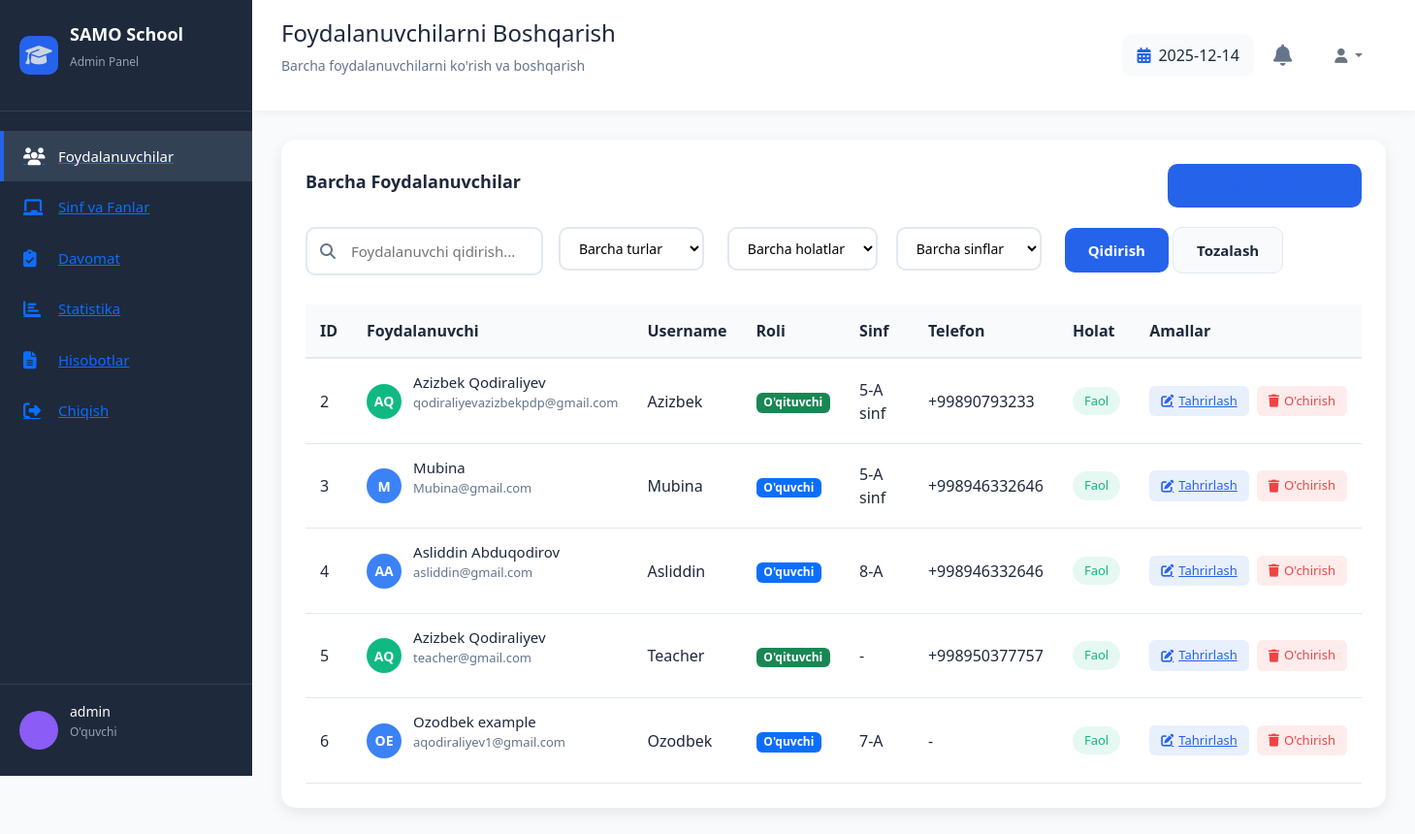
The app's page /users/ (signed in), older data.
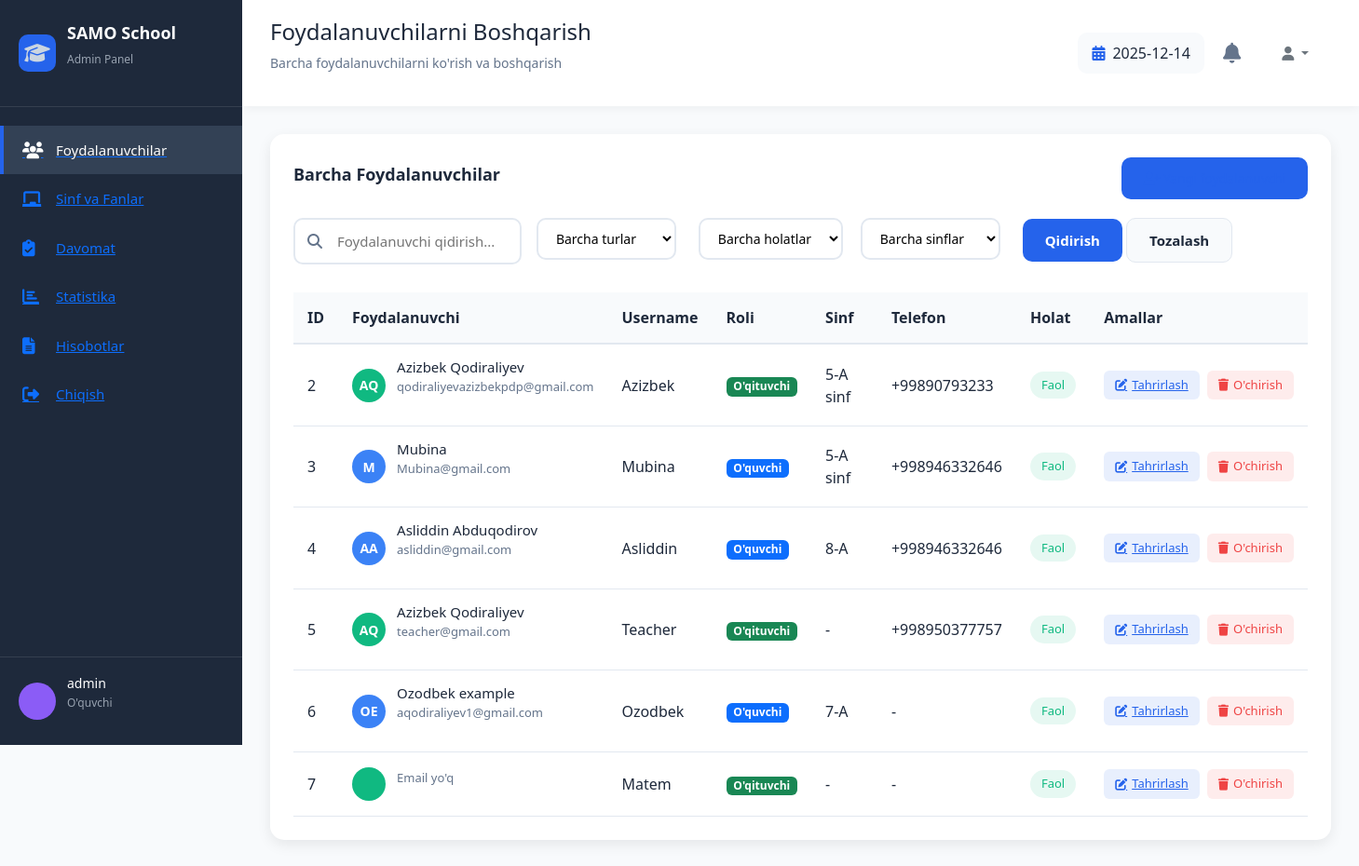
The same page, newer data.
### attendance/models.py (models this page shows, shortened)
class Profile(models.Model):
    ROLE_CHOICES = [
        ('student', "O'quvchi"),
        ('teacher', "O'qituvchi"),
        ('admin', 'Administrator'),
    ]
    user = models.OneToOneField(User, on_delete=models.CASCADE, related_name='profile')
    role = models.CharField(max_length=10, choices=ROLE_CHOICES, default='student')
    phone = models.CharField(max_length=20, blank=True, null=True)
    birth_date = models.DateField(null=True, blank=True)
    student_class = models.ForeignKey('Class', on_delete=models.SET_NULL,
                                      null=True, blank=True, related_name='students')
    subjects = models.ManyToManyField('Subject', blank=True, related_name='teachers')

class Class(models.Model):
    name = models.CharField(max_length=50)
    teacher = models.ForeignKey(User, on_delete=models.SET_NULL, null=True,
                                related_name='teacher_classes')
    room = models.CharField(max_length=20, blank=True, null=True)
    schedule = models.CharField(max_length=100, blank=True, null=True)
    created_at = models.DateTimeField(auto_now_add=True)

### attendance/views.py (the view)
# urls.py: path('users/', views.manage_users, name='manage_users'),
@login_required
def manage_users(request):
    if not user_is_admin(request.user):
        messages.error(request, "Sizda admin huquqlari yo'q!")
        return redirect('login')
    users = Profile.objects.select_related('user', 'student_class').all()
    role_filter = request.GET.get('role', '')
    status_filter = request.GET.get('status', '')
    class_filter = request.GET.get('class', '')
    search = request.GET.get('search', '')
    if role_filter:
        users = users.filter(role=role_filter)
    if status_filter:
        users = users.filter(user__is_active=(status_filter == 'active'))
    if class_filter:
        users = users.filter(student_class__name=class_filter)
    if search:
        users = users.filter(
            Q(user__username__icontains=search) |
            Q(user__first_name__icontains=search) |
            Q(user__last_name__icontains=search)
        )
    classes = Class.objects.all()
    context = {
        'users': users,
        'classes': classes,
        'role_filter': role_filter,
        'status_filter': status_filter,
        'class_filter': class_filter,
        'search': search,
    }
    return render(request, 'attendance/manage_users.html', context)

### attendance/views.py (called while the page is built)
def user_is_admin(user):
    if user.is_superuser:
        return True
    if hasattr(user, 'profile'):
        return user.profile.role == 'admin'
    return False

### attendance/templates/attendance/manage_users.html (shortened to what the changed rows need)
{% extends 'attendance/base_admin.html' %}
{% block page_title %}Foydalanuvchilarni Boshqarish{% endblock %}
{% block content %}
<div class="dashboard-card">
    <div class="card-body">
        <div class="table-responsive">
            <table class="data-table">
                <thead>
                    <tr>
                        <th>ID</th>
                        <th>Foydalanuvchi</th>
                        <th>Username</th>
                        <th>Roli</th>
                        <th>Sinf</th>
                        <th>Telefon</th>
                        <th>Holat</th>
                        <th>Amallar</th>
                    </tr>
                </thead>
                <tbody>
                    {% for profile in users %}
                    <tr>
                        <td>{{ profile.user.id }}</td>
                        <td>
                            <div class="user-cell">
                                <div class="user-avatar {{ profile.role }}">
                                    {{ profile.user.first_name|first|upper }}{{ profile.user.last_name|first|upper }}
                                </div>
                                <div class="user-info">
                                    <h4>{{ profile.user.get_full_name }}</h4>
                                    <p>{{ profile.user.email|default:"Email yo'q" }}</p>
                                </div>
                            </div>
                        </td>
                        <td>{{ profile.user.username }}</td>
                        <td>
                            {% if profile.role == 'student' %}
                                <span class="badge bg-primary">O'quvchi</span>
                            {% elif profile.role == 'teacher' %}
                                <span class="badge bg-success">O'qituvchi</span>
                            {% else %}
                                <span class="badge bg-danger">Admin</span>
                            {% endif %}
                        </td>
                        <td>
                            {% if profile.student_class %}
                                {{ profile.student_class.name }}
                            {% else %}
                                -
                            {% endif %}
                        </td>
                        <td>{{ profile.phone|default:"-" }}</td>
                        <td>
                            {% if profile.user.is_active %}
                                <span class="status-badge status-active">Faol</span>
                            {% else %}
                                <span class="status-badge status-inactive">Nofaol</span>
                            {% endif %}
                        </td>
                        <td>
                            <div class="action-buttons">
                                <a href="{% url 'edit_user' profile.user.id %}" class="action-btn-small edit-btn">
                                    <i class="fas fa-edit"></i> Tahrirlash
                                </a>
                                <button onclick="confirmDelete({{ profile.user.id }})" class="action-btn-small delete-btn">
                                    <i class="fas fa-trash"></i> O'chirish
                                </button>
                            </div>
                        </td>
                    </tr>
                    {% empty %}
                    <tr>
                        <td colspan="8" class="text-center">Foydalanuvchilar topilmadi</td>
                    </tr>
                    {% endfor %}
                </tbody>
            </table>
        </div>
    </div>
</div>
{% endblock %}

Row changes from the older to the newer data that the page shows:
added Profile: user.id "7", user.email "Email yo'q", user.username "Matem", role "O'qituvchi", phone "-", shows "Faol"
